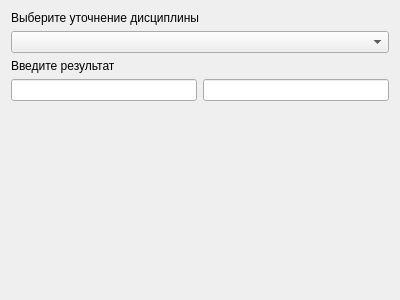
<?xml version="1.0" encoding="UTF-8"?>
<ui version="4.0">
 <class>ResultRecordPage</class>
 <widget class="QWidget" name="ResultRecordPage">
  <property name="geometry">
   <rect>
    <x>0</x>
    <y>0</y>
    <width>400</width>
    <height>300</height>
   </rect>
  </property>
  <property name="windowTitle">
   <string>Form</string>
  </property>
  <layout class="QVBoxLayout" name="verticalLayout">
   <item>
    <widget class="QLabel" name="l_disciplineContents">
     <property name="text">
      <string>Выберите уточнение дисциплины</string>
     </property>
    </widget>
   </item>
   <item>
    <widget class="QComboBox" name="cb_disciplineContents">
     <property name="placeholderText">
      <string>Уточнение дисциплины</string>
     </property>
    </widget>
   </item>
   <item>
    <widget class="QLabel" name="l_result">
     <property name="text">
      <string>Введите результат</string>
     </property>
    </widget>
   </item>
   <item>
    <layout class="QHBoxLayout" name="horizontalLayout">
     <item>
      <widget class="QLineEdit" name="le_result_1"/>
     </item>
     <item>
      <widget class="QLineEdit" name="le_result_2"/>
     </item>
    </layout>
   </item>
   <item>
    <spacer name="verticalSpacer">
     <property name="orientation">
      <enum>Qt::Vertical</enum>
     </property>
     <property name="sizeHint" stdset="0">
      <size>
       <width>20</width>
       <height>40</height>
      </size>
     </property>
    </spacer>
   </item>
  </layout>
 </widget>
 <resources/>
 <connections/>
</ui>
